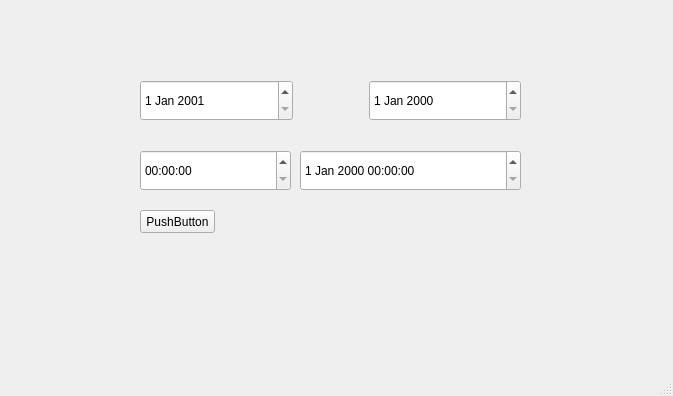
<?xml version="1.0" encoding="UTF-8"?>
<ui version="4.0">
 <class>MainWindow</class>
 <widget class="QMainWindow" name="MainWindow">
  <property name="geometry">
   <rect>
    <x>0</x>
    <y>0</y>
    <width>673</width>
    <height>396</height>
   </rect>
  </property>
  <property name="windowTitle">
   <string>MainWindow</string>
  </property>
  <widget class="QWidget" name="centralwidget">
   <widget class="QTimeEdit" name="timeEdit">
    <property name="geometry">
     <rect>
      <x>140</x>
      <y>150</y>
      <width>151</width>
      <height>41</height>
     </rect>
    </property>
   </widget>
   <widget class="QDateTimeEdit" name="dateTimeEdit">
    <property name="geometry">
     <rect>
      <x>300</x>
      <y>150</y>
      <width>221</width>
      <height>41</height>
     </rect>
    </property>
   </widget>
   <widget class="QPushButton" name="btnCalculate">
    <property name="geometry">
     <rect>
      <x>140</x>
      <y>210</y>
      <width>75</width>
      <height>23</height>
     </rect>
    </property>
    <property name="text">
     <string>PushButton</string>
    </property>
   </widget>
   <widget class="QWidget" name="">
    <property name="geometry">
     <rect>
      <x>140</x>
      <y>80</y>
      <width>381</width>
      <height>41</height>
     </rect>
    </property>
    <layout class="QHBoxLayout" name="horizontalLayout">
     <item>
      <widget class="QDateEdit" name="dateStart">
       <property name="sizePolicy">
        <sizepolicy hsizetype="Minimum" vsizetype="Preferred">
         <horstretch>0</horstretch>
         <verstretch>0</verstretch>
        </sizepolicy>
       </property>
       <property name="calendarPopup">
        <bool>false</bool>
       </property>
       <property name="date">
        <date>
         <year>2001</year>
         <month>1</month>
         <day>1</day>
        </date>
       </property>
      </widget>
     </item>
     <item>
      <spacer name="horizontalSpacer">
       <property name="orientation">
        <enum>Qt::Horizontal</enum>
       </property>
       <property name="sizeType">
        <enum>QSizePolicy::Fixed</enum>
       </property>
       <property name="sizeHint" stdset="0">
        <size>
         <width>70</width>
         <height>20</height>
        </size>
       </property>
      </spacer>
     </item>
     <item>
      <widget class="QDateEdit" name="dateEnd">
       <property name="sizePolicy">
        <sizepolicy hsizetype="Minimum" vsizetype="Preferred">
         <horstretch>0</horstretch>
         <verstretch>0</verstretch>
        </sizepolicy>
       </property>
      </widget>
     </item>
    </layout>
   </widget>
  </widget>
  <widget class="QMenuBar" name="menubar">
   <property name="geometry">
    <rect>
     <x>0</x>
     <y>0</y>
     <width>673</width>
     <height>21</height>
    </rect>
   </property>
  </widget>
  <widget class="QStatusBar" name="statusbar"/>
 </widget>
 <resources/>
 <connections/>
</ui>
